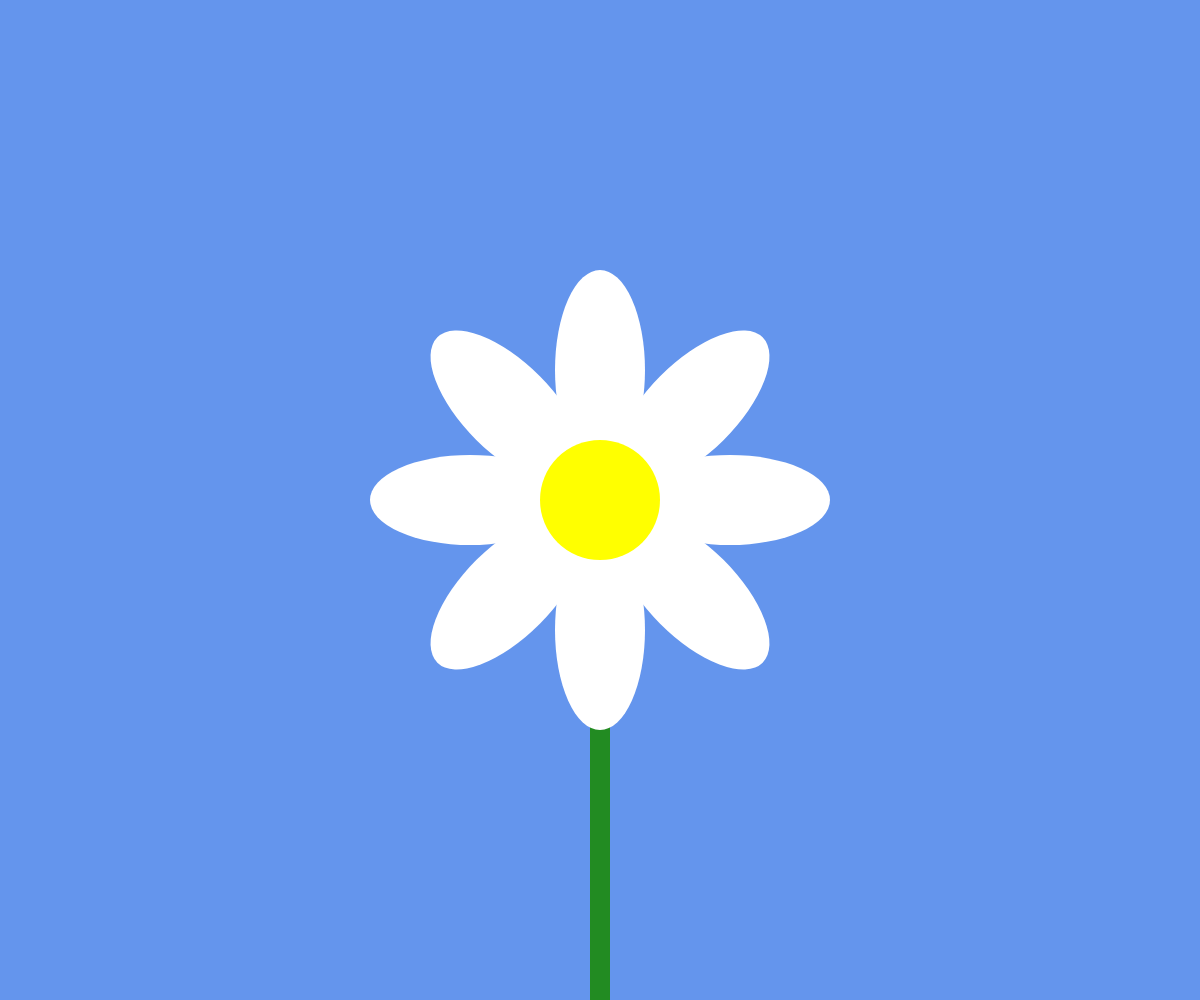
Frame 1 (no input)
Frame 60 (no input): identical to frame 1, image omitted
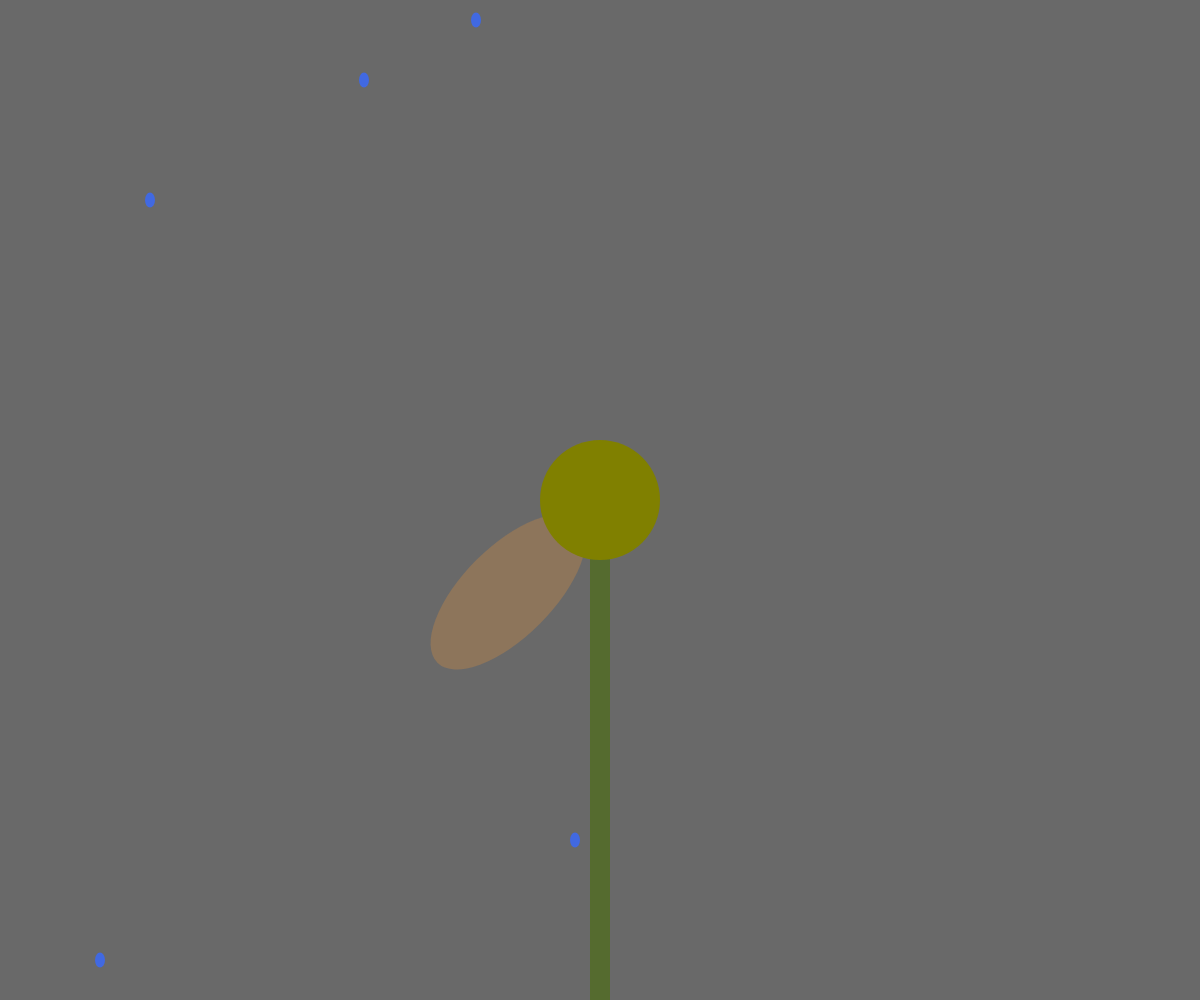
Frame 120 (the mouse pressed at the canvas centre since frame 60)

The p5.js sketch that drew these frames (run headless with seeded random() and noise() and a simulated clock; from frame 60 on, the mouse is pressed at the canvas centre):

// p5.js sketch
// ── sketch.js
// runs once at the beginning
function setup() {
  createCanvas(windowWidth, windowHeight);
  print("Hello world");
  angleMode(DEGREES);
}

// runs once each time the browser window is resized
function windowResized() {
  resizeCanvas(windowWidth, windowHeight);
}


//Exercise 3: Natalie Annabelle

//my concept is life and death represented in a flower
// we have the flower in full bloom and if you hover your mouse
//on the right side it turns into a wilted flower with rain.
//This works with if statements, so depending on where your mouse is
//on the canvas, it changes the drawing, followed by more if statements
//to show the proper drawing


// runs continuously - main render loop
function draw() {
  if (mouseX < width / 2) {
    
    background('cornflowerblue');
    drawFlower(true); 
  } 
  else  {
    
    background('dimgrey');
    drawFlower(false);
  } 
}

function drawRaindrop(x, speed) {
  
  Yposition = (frameCount*speed) % (height);
  fill('royalblue');
  ellipse(x, Yposition, 10, 15);
  
}

function drawStem(stemColour) {
  
  fill(stemColour);
  rect(width/2-10, height/2, 20, height/2);
  
}

function drawPollen(pollenColour) {
 
  fill(pollenColour);
  circle(width/2, height/2, 120);
}

function drawPetal(angle, petalColour = 'white') {
  
  push();
  translate(width / 2, height / 2);
  rotate(angle);  
  fill(petalColour);
  ellipse(0, -130, 90, 200);
  pop();
  
}

function drawFlower(life=true) {
  noStroke();  

  if (life==true) {  
    drawStem('forestgreen');
    for (let angle = 0; angle < 360; angle += 45) {
      drawPetal(angle);
    }   
  
    drawPollen('yellow');
    
  }
  
  else {
    
    drawStem('darkolivegreen');
    drawPetal(225, color(141, 117, 91));
    drawPollen('olive');
    drawRaindrop(100, 8);
    drawRaindrop(150, 10);
    drawRaindrop(364, 9);
    drawRaindrop(575, 7);
    drawRaindrop(476, 8.5);
    
  }
} 
